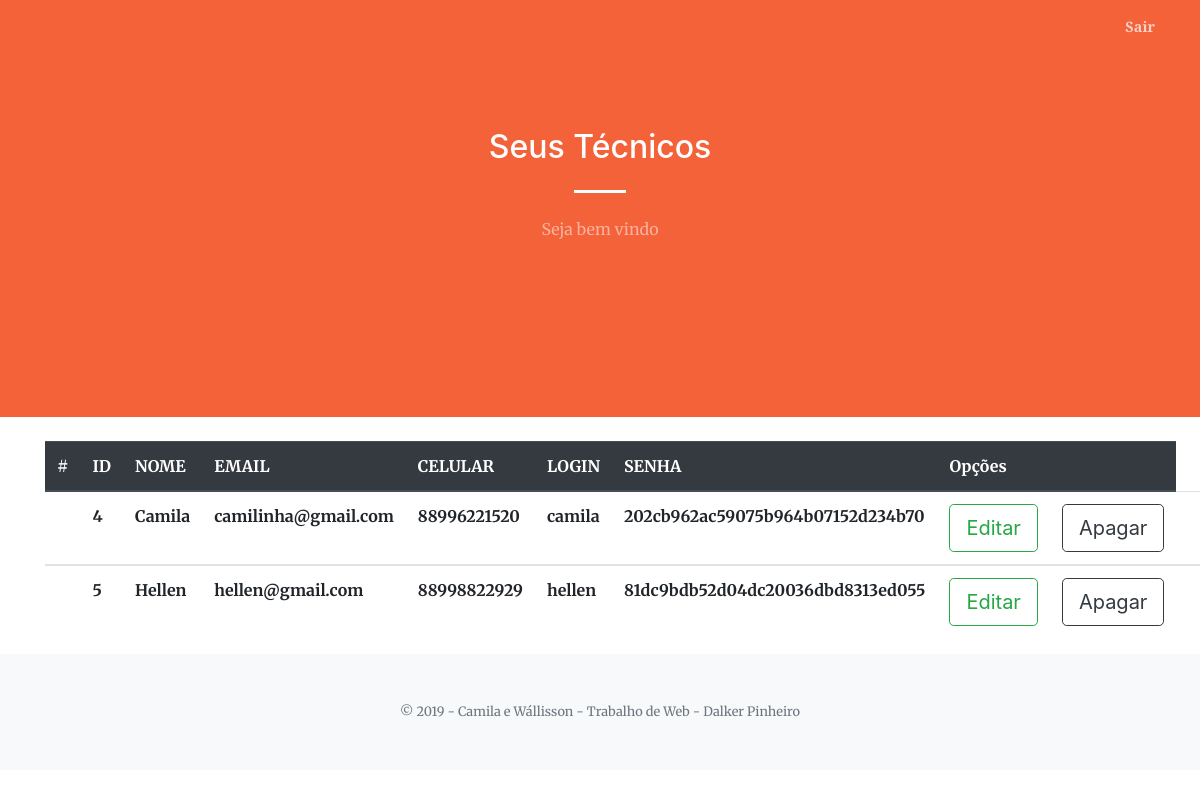
Screenshot of /view/visualizarTec.php (signed in) with the database file from the repository.
### tables this page shows
CREATE TABLE `tecnico` (
  `SENHA` varchar(100) DEFAULT NULL,
  `LOGIN` varchar(50) DEFAULT NULL,
  `NOME` varchar(100) DEFAULT NULL,
  `ESPECIALIDADE` varchar(100) DEFAULT NULL,
  `ID` int(11) NOT NULL,
  `EMAIL` varchar(50) DEFAULT NULL,
  `CELULAR` varchar(15) DEFAULT NULL,
  `EMPID` int(11) DEFAULT NULL
);

### controller/TecnicoDAO.php (called while the page is built, shortened)
<?php
class TecnicoDAO{
	public function listarTodos(){
		include("../config/conexao.php");
		$sql = 'SELECT * FROM tecnico';
		$consulta = $conexao->prepare($sql);
		$consulta->execute();
		return ($consulta->fetchAll(PDO::FETCH_ASSOC));
	}
}
?>

### view/visualizarTec.php (the view, shortened to what this page needs)
<?php
   include_once("../config/conexao.php");
   include_once ("../controller/TecnicoDAO.php");
     $tecnicoDAO = new TecnicoDAO();
     $tecnicos = $tecnicoDAO->listarTodos();
   if (!empty($_SESSION['idAdmin'])) {
   ?>
<!DOCTYPE html>
<html>
   <head>
   </head>
   <body>
      <link href="vendor/fontawesome-free/css/all.min.css" rel="stylesheet" type="text/css">
      <link href="vendor/magnific-popup/magnific-popup.css" rel="stylesheet">
      <link href="../css/creative.min.css" rel="stylesheet">
      <link href="../font/css/open-iconic-bootstrap.scss" rel="stylesheet" type="text/css" href="">
      <nav class="navbar navbar-expand-lg navbar-light fixed-top py-3" id="mainNav">
         <div class="container">
            <div class="collapse navbar-collapse" id="navbarResponsive">
               <ul class="navbar-nav ml-auto my-2 my-lg-0">
                  <li class="nav-item">
                     <a href="#" id="btSair" class="nav-link js-scroll-trigger" onclick="">Sair</a>
                  </li>
               </ul>
            </div>
         </div>
      </nav>
      <section class="page-section bg-primary" id="about">
         <div class="container">
            <div class="row justify-content-center">
               <div class="col-lg-8 text-center">
                  <h2 class="text-white mt-0">Seus Técnicos</h2>
                  <hr class="divider light my-4">
                  <p class="text-white-50 mb-4">Seja bem vindo</p>
               </div>
            </div>
         </div>
         <br>
      </section>
      <br>
      <div class="container">
         <div class="table-responsive-lg" >
            <table class="table  table-hover ">
               <thead class="thead-dark">
                  <tr>
                     <th scope="col">#</th>
                     <th scope="col">ID</th>
                     <th scope="col">NOME</th>
                     <th scope="col">EMAIL</th>
                     <th scope="col">CELULAR</th>
                     <th scope="col">LOGIN</th>
                     <th scope="col">SENHA</th>
                     <th colspan="2">Opções</th>
                  </tr>
               </thead>
               <?php
                  foreach ($tecnicos as $tecnico) {
                  ?>
               <tbody>
                  <td>
                  <th scope="row"><?=$tecnico['ID']?></th>
                  <th scope="col"><?=$tecnico['NOME']?></th>
                  <th scope="col"><?=$tecnico['EMAIL']?></th>
                  <th scope="col"><?=$tecnico['CELULAR']?></th>
                  <th scope="col"><?=$tecnico['LOGIN']?></th>
                  <th scope="col"><?=$tecnico['SENHA']?></th>
                  <form method="POST">
                     <td scope="col">
                        <input onclick="editar('<?=$tecnico['ID']?>', '<?=$tecnico['NOME']?>','<?=$tecnico['EMAIL']?>','<?=$tecnico['CELULAR']?>', '<?=$tecnico['LOGIN']?>', '<?=$tecnico['SENHA']?>')" type="button" value="Editar" data-toggle="modal" data-target="#editar" class="btn btn-outline-success btn-lg">
                     </td>
                     <td scope="col">
                  <form method="post">
                  <input type="submit" value="Apagar" name="apagar" class="btn btn-lg btn-outline-dark">
                  </form>
                  </td>
                  </form>
                  <th scope="col">
                  <?php }?>
               </tbody>
            </table>
         </div>
      </div>
      <footer class="bg-light py-5">
         <div class="container">
            <div class="small text-center text-muted"> &copy; 2019 - Camila e Wállisson - Trabalho de Web - Dalker Pinheiro</div>
         </div>
      </footer>
   </body>
</html>
<?php
   }else{
    header('location:../index.php');
   }
   ?>

### rows the page displays
tecnico: ID "4", NOME "Camila", EMAIL "camilinha@gmail.com", CELULAR "88996221520", LOGIN "camila", SENHA "202cb962ac59075b964b07152d234b70"
tecnico: ID "5", NOME "Hellen", EMAIL "hellen@gmail.com", CELULAR "88998822929", LOGIN "hellen", SENHA "81dc9bdb52d04dc20036dbd8313ed055"
